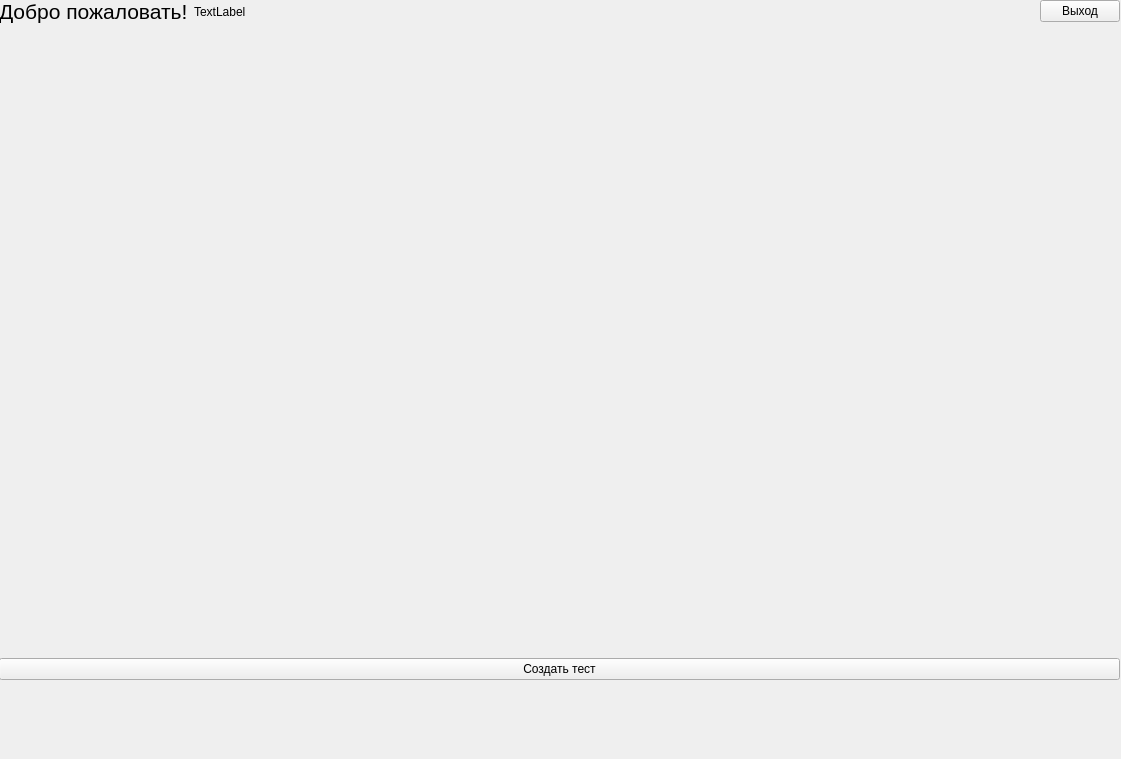
<?xml version="1.0" encoding="UTF-8"?>
<ui version="4.0">
 <class>genral</class>
 <widget class="QWidget" name="genral">
  <property name="geometry">
   <rect>
    <x>0</x>
    <y>0</y>
    <width>1121</width>
    <height>759</height>
   </rect>
  </property>
  <property name="windowTitle">
   <string>Form</string>
  </property>
  <widget class="QWidget" name="verticalLayoutWidget">
   <property name="geometry">
    <rect>
     <x>-1</x>
     <y>-1</y>
     <width>1121</width>
     <height>681</height>
    </rect>
   </property>
   <layout class="QVBoxLayout" name="verticalLayout">
    <item>
     <layout class="QHBoxLayout" name="horizontalLayout">
      <item>
       <widget class="QLabel" name="label">
        <property name="font">
         <font>
          <pointsize>16</pointsize>
         </font>
        </property>
        <property name="text">
         <string>Добро пожаловать!</string>
        </property>
       </widget>
      </item>
      <item>
       <widget class="QLabel" name="label_username">
        <property name="text">
         <string>TextLabel</string>
        </property>
       </widget>
      </item>
      <item>
       <spacer name="horizontalSpacer">
        <property name="orientation">
         <enum>Qt::Horizontal</enum>
        </property>
        <property name="sizeHint" stdset="0">
         <size>
          <width>40</width>
          <height>20</height>
         </size>
        </property>
       </spacer>
      </item>
      <item>
       <widget class="QPushButton" name="exit_button">
        <property name="text">
         <string>Выход</string>
        </property>
       </widget>
      </item>
     </layout>
    </item>
    <item>
     <layout class="QVBoxLayout" name="create_layout">
      <item>
       <spacer name="verticalSpacer">
        <property name="orientation">
         <enum>Qt::Vertical</enum>
        </property>
        <property name="sizeHint" stdset="0">
         <size>
          <width>20</width>
          <height>40</height>
         </size>
        </property>
       </spacer>
      </item>
      <item>
       <widget class="QPushButton" name="create_quiz_button">
        <property name="text">
         <string>Создать тест</string>
        </property>
       </widget>
      </item>
     </layout>
    </item>
   </layout>
  </widget>
 </widget>
 <resources/>
 <connections/>
</ui>
